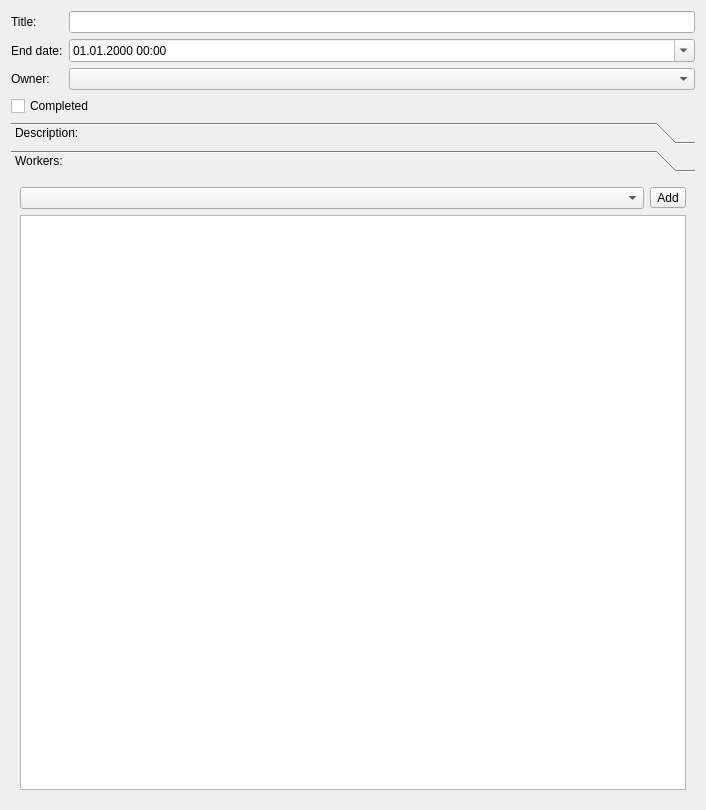
<?xml version="1.0" encoding="UTF-8"?>
<ui version="4.0">
 <class>TodoView</class>
 <widget class="QWidget" name="TodoView">
  <property name="geometry">
   <rect>
    <x>0</x>
    <y>0</y>
    <width>706</width>
    <height>810</height>
   </rect>
  </property>
  <property name="baseSize">
   <size>
    <width>500</width>
    <height>0</height>
   </size>
  </property>
  <property name="windowTitle">
   <string>Form</string>
  </property>
  <layout class="QVBoxLayout" name="verticalLayout_3">
   <item>
    <layout class="QFormLayout" name="formLayout">
     <item row="0" column="0">
      <widget class="QLabel" name="label_2">
       <property name="text">
        <string>Title:</string>
       </property>
      </widget>
     </item>
     <item row="0" column="1">
      <widget class="QLineEdit" name="editTitle"/>
     </item>
     <item row="1" column="0">
      <widget class="QLabel" name="label">
       <property name="text">
        <string>End date:</string>
       </property>
      </widget>
     </item>
     <item row="1" column="1">
      <widget class="QDateTimeEdit" name="editEndDate">
       <property name="wrapping">
        <bool>false</bool>
       </property>
       <property name="frame">
        <bool>true</bool>
       </property>
       <property name="accelerated">
        <bool>false</bool>
       </property>
       <property name="showGroupSeparator" stdset="0">
        <bool>true</bool>
       </property>
       <property name="displayFormat">
        <string>dd.MM.yyyy HH:mm</string>
       </property>
       <property name="calendarPopup">
        <bool>true</bool>
       </property>
      </widget>
     </item>
     <item row="2" column="0">
      <widget class="QLabel" name="label_4">
       <property name="text">
        <string>Owner:</string>
       </property>
      </widget>
     </item>
     <item row="2" column="1">
      <widget class="QComboBox" name="editOwner">
       <property name="editable">
        <bool>false</bool>
       </property>
      </widget>
     </item>
    </layout>
   </item>
   <item>
    <widget class="QCheckBox" name="editCompleted">
     <property name="text">
      <string>Completed</string>
     </property>
    </widget>
   </item>
   <item>
    <widget class="QToolBox" name="toolBox">
     <property name="currentIndex">
      <number>1</number>
     </property>
     <widget class="QWidget" name="page">
      <property name="geometry">
       <rect>
        <x>0</x>
        <y>0</y>
        <width>688</width>
        <height>635</height>
       </rect>
      </property>
      <attribute name="label">
       <string>Description:</string>
      </attribute>
      <layout class="QVBoxLayout" name="verticalLayout_2">
       <item>
        <widget class="QPlainTextEdit" name="editDescription"/>
       </item>
      </layout>
     </widget>
     <widget class="QWidget" name="page_2">
      <property name="geometry">
       <rect>
        <x>0</x>
        <y>0</y>
        <width>688</width>
        <height>635</height>
       </rect>
      </property>
      <attribute name="label">
       <string>Workers:</string>
      </attribute>
      <layout class="QVBoxLayout" name="verticalLayout">
       <item>
        <layout class="QHBoxLayout" name="horizontalLayout">
         <item>
          <widget class="QComboBox" name="editNewWorker">
           <property name="editable">
            <bool>false</bool>
           </property>
          </widget>
         </item>
         <item>
          <widget class="QToolButton" name="buttonAddWorker">
           <property name="text">
            <string>Add</string>
           </property>
          </widget>
         </item>
        </layout>
       </item>
       <item>
        <widget class="QListView" name="editWorkers"/>
       </item>
      </layout>
     </widget>
    </widget>
   </item>
  </layout>
 </widget>
 <resources/>
 <connections/>
</ui>
